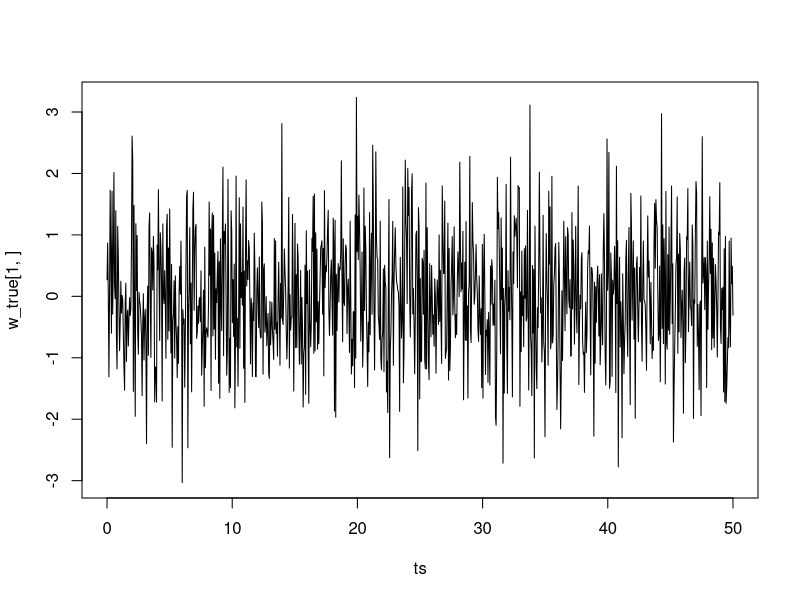

Write the R code that produced this figure.

# This is a robust Kalman Filter Example using CVXR. This is the initial dynamic simulation. Another script will try to use CVXR to solve
# the standard Kalman filtering problem to recover the system's states (x_true)
# The other script is kalmanfilter2.R
#
# This program is ported from CVXPY by Steve Diamond
# See http://nbviewer.jupyter.org/github/cvxgrp/cvxpy/blob/master/examples/notebooks/WWW/robust_kalman.ipynb


n = 1000 # number of timesteps
T1 = 50 # time will vary from 0 to T with step delt
ts = pracma::linspace(0, T1, n)
gamma = .05 # damping, 0 is no damping
delt = ts[2]-ts[1]


A = pracma::zeros(4,4)
B = pracma::zeros(4,2)
C = pracma::zeros(2,4)

A[1,1] = 1
A[2,2] = 1
A[1,3] = (1-gamma*delt/2)*delt
A[2,4] = (1-gamma*delt/2)*delt
A[3,3] = 1 - gamma*delt
A[4,4] = 1 - gamma*delt

B[1,1] = delt^2/2
B[2,2] = delt^2/2
B[3,1] = delt
B[4,2] = delt

C[1,1] = 1
C[2,2] = 1

sigma = 20
p = .20
set.seed(6)

x = pracma::zeros(4,n+1)
x[,1] = c(0,0,0,0)
y = pracma::zeros(2,n)

# generate random input and noise vectors
w = pracma::randn(2,n)
v = pracma::randn(2,n)

# add outliers to v
set.seed(0)
inds = pracma::rand(n) <= p
inds = inds*1
v[,inds] = sigma*pracma::randn(2,n)[,inds]

# simulate the system forward in time
for (t in 1:n){
  y[,t] = C%*%(x[,t]) + v[,t]
x[,t+1] = A%*%(x[,t]) + B%*%(w[,t])
}
x_true = x
w_true = w
#plot(ts, x_true[1,-1], type = "l")
# plot(ts, x_true[2,-1], type = "l")
# plot(ts, x_true[3,-1], type = "l")
# plot(ts, x_true[4,-1], type = "l")
 plot(ts, w_true[1,], type = "l")
# plot(ts, w_true[2,], type = "l")
